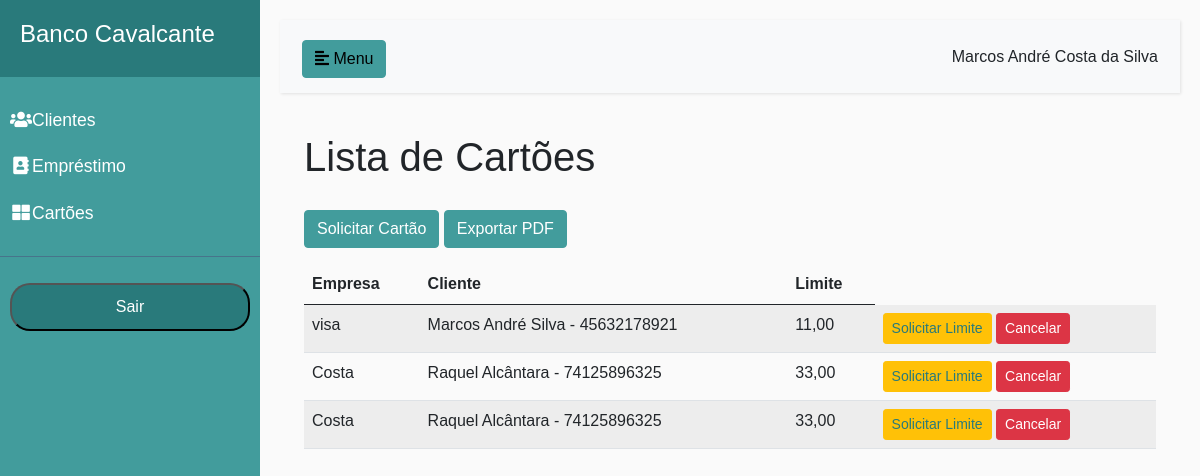
Screenshot of /banco/cartoes (signed in) with the database file from the repository.
### usuario/models.py (models this page shows, shortened)
class Usuario(AbstractUser):
    nome = models.CharField(max_length=150)
    cpf = models.CharField(max_length=11)
    telefone = models.CharField(max_length=15)
    email = models.EmailField(unique=True, blank=False)
    username = None
    groups = None
    user_permissions = None
    USERNAME_FIELD = 'email'
    REQUIRED_FIELDS = ['nome', 'cpf', 'telefone']

### banco/models.py (models this page shows, shortened)
class Cartao(models.Model):
    empresa_responsavel = models.TextField()
    cliente = models.ForeignKey(Cliente, on_delete=models.CASCADE)
    limite = models.DecimalField(max_digits=4, decimal_places=2)

class Cliente(models.Model):
    nome = models.CharField(max_length=100)
    cpf = models.CharField(max_length=15, unique=True)
    def __str__(self):
        return self.nome+ ' - ' +self.cpf

### banco/views.py (the view)
# urls.py: path('cartoes', views.listar_cartoes, name='listar_cartoes'),
def listar_cartoes(request):
    cartoes = Cartao.objects.all()
    return render(request, 'cartoes/listar_cartoes.html', {'cartoes': cartoes})

### banco/templates/cartoes/listar_cartoes.html (shortened to what this page needs)
{% extends "base.html" %}
{% load static %}
{% block 'dashboard' %}
<h1 class="my-4">Lista de Cartões</h1>
<a href="{% url 'solicitar_cartao' %}" class="btn colorprimarybtn2 mb-3">Solicitar Cartão</a>
<a href="{% url 'exportar_cartoes_pdf' %}" target="_blank" class="btn colorprimarybtn2 mb-3">Exportar PDF</a>
<table class="table table-striped">
  <thead>
    <tr>
      <th>Empresa</th>
      <th>Cliente</th>
      <th>Limite</th>
    </tr>
  </thead>
  <tbody>
    {% for cartao in cartoes %}
    <tr>
      <td>{{ cartao.empresa_responsavel }}</td>
      <td>{{ cartao.cliente }}</td>
      <td>{{ cartao.limite }}</td>
      <td>
        <a href="{% url 'solicitar_limite' cartao.id %}" class="btn btn-sm btn-warning">Solicitar Limite</a>
        <form action="{% url 'cancelar_cartao' cartao.id %}" method="POST" style="display:inline;">
            <button type="submit" class="btn btn-sm btn-danger" onclick="return confirm('Tem certeza que deseja cancelar este cartão?');">Cancelar</button>
        </form>
      </td>
    </tr>
    {% empty %}
    <tr>
      <td colspan="3">Nenhum cartão solicitado.</td>
    </tr>
    {% endfor %}
  </tbody>
</table>
{% endblock %}

### templates/base.html (shortened to what this page needs)
{% load static %}
<!doctype html>
<html lang="pt-BR">
  <head>
    <link href="https://cdn.jsdelivr.net/npm/bootstrap@5.0.2/dist/css/bootstrap.min.css" rel="stylesheet">
    <link rel="stylesheet" href="{% static 'css/base.css' %}">
    <link rel="stylesheet" href="https://use.fontawesome.com/releases/v5.7.0/css/all.css">
  </head>
  <body>
<div class="wrapper">
  <nav id="sidebar" >
      <div class="sidebar-header">
         <a href="" class="menulink"> <h4>Banco Cavalcante</h4> </a>
      </div>
      <ul class="list-unstyled components" class="menulink">
        <li>
            <a href="{% url 'listar_clientes' %}" class="menulink" ><i class="fa fa-users fa-fw"></i>Clientes</a>
        </li>
        <li>
            <a href="{% url 'listar_emprestimo' %}" class="menulink" ><i class="fa fa-address-book fa-fw"></i>Empréstimo</a>
        </li>
        <li>
            <a href="{% url 'listar_cartoes' %}" class="menulink" ><i class="fa fa-th-large fa-fw"></i>Cartões</a>
        </li>
    </ul>
     <ul class="list-unstyled  sairmenubtn color-principal-escura">
      {% if user.is_authenticated %}
        <li >
          <form method="post" action="{% url 'logout' %}">
              <button class="sairmenu" type="submit">Sair</button>
          </form>
        </li>
        {% endif %}
      </ul>
  </nav>
  <div id="content">
      <nav class="navbar navbar-expand-lg navbar-light bg-light">
          <div class="container-fluid">
              <button type="button" id="sidebarCollapse" class="btn btn-primary colorprimarybtn">
                  <i class="fas fa-align-left"></i>
                  <span >Menu</span>
              </button>
              <div class="collapse navbar-collapse" id="navbarSupportedContent">
                <ul class="nav navbar-nav ms-auto">
                    <li class="nav-item">
                        {{user.nome}}
                    </li>
                </ul>
            </div>
          </div>
      </nav>
    <div class="content container-fluid">
        <div class="container-fluid">
          {% block 'dashboard'%}
          {% endblock %}
        </div>
    </div>
  </div>
</div>
</body>
</html>

### templates/static/CSS/base.css (style rules this page uses)
:root { --colorbasic: #297a7b; --colorbasic2: #429c9c; --colortext: #FFF; --colortext-menu: #FFF; }
.colorprimarybtn { background-color: var(--colorbasic2); border-color: var(--colorbasic2) !important; color: #000; margin-top: 5px; margin-right: 5px; }
.colorprimarybtn2 { background-color: var(--colorbasic2); border-color: var(--colorbasic2) !important; color: var(--colortext); margin-top: 5px; }
a.colorprimarybtn2:link, a.colorprimarybtn2:visited { text-decoration: none; color: var(--colortext); }
body { font-family: 'Poppins', sans-serif; background: #fafafa; }
a, a:hover, a:focus { color: inherit; text-decoration: none; transition: all 0.3s; }
a:link, a:visited { text-decoration: none; color: var(--colorbasic); }
a.menulink:link, a.menulink:visited { text-decoration: none; color: var(--colortext-menu); }
.navbar { padding: 15px 10px; background: #fff; border: none; border-radius: 0; margin-bottom: 40px; box-shadow: 1px 1px 3px rgba(0, 0, 0, 0.1); }
.wrapper { display: flex; width: 100%; align-items: stretch; }
#sidebar { min-width: 260px; max-width: 260px; background: var(--colorbasic2); color: var(--colortext); transition: all 0.3s; }
#sidebar .sidebar-header { padding: 20px; background: var(--colorbasic); }
#sidebar ul.components { padding: 20px 0; border-bottom: 1px solid #47748b; }
#sidebar ul li a { padding: 10px; font-size: 1.1em; display: block; }
button.sairmenu { background: var(--colorbasic); color: var(--colortext-menu); padding: 10px; margin-bottom: 50px; width: 100%; border-radius: 20px; }
.sairmenubtn { padding: 10px; margin-bottom: 50px; }
#content { width: 100%; padding: 20px; min-height: 100vh; transition: all 0.3s; }

### rows the page displays
Usuario: nome "Marcos André Costa da Silva"
Cartao: empresa_responsavel "visa", cliente "Marcos André Silva - 45632178921", limite "11,00"
Cartao: empresa_responsavel "Costa", cliente "Raquel Alcântara - 74125896325", limite "33,00"
Cartao: empresa_responsavel "Costa", cliente "Raquel Alcântara - 74125896325", limite "33,00"
